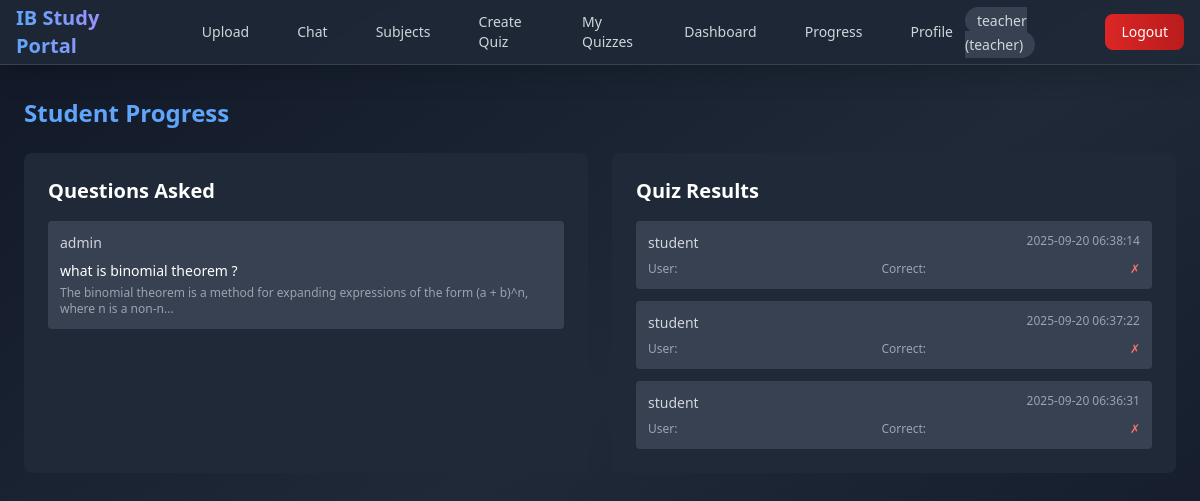
The app's page /progress (signed in), older data.
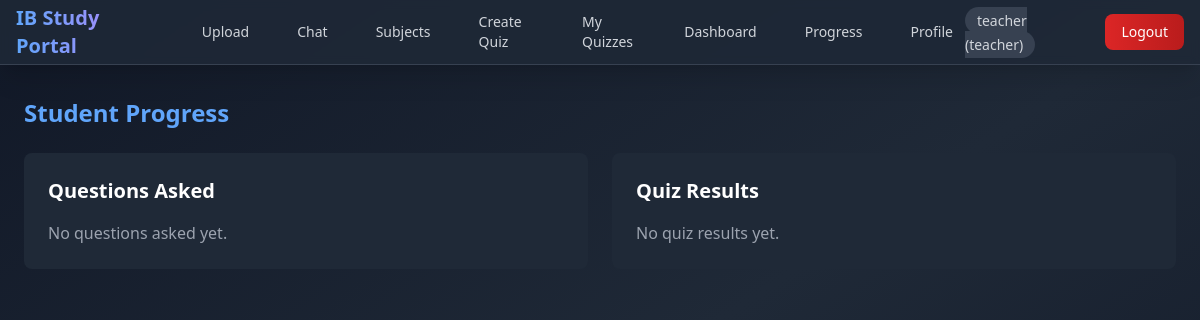
The same page, newer data.
### tables this page shows
CREATE TABLE qa_logs (id INTEGER PRIMARY KEY AUTOINCREMENT,user_id INTEGER,question TEXT NOT NULL,answer TEXT NOT NULL,timestamp TIMESTAMP DEFAULT CURRENT_TIMESTAMP,FOREIGN KEY (user_id) REFERENCES users (id));

CREATE TABLE users (id INTEGER PRIMARY KEY AUTOINCREMENT,username TEXT UNIQUE NOT NULL,password_hash TEXT NOT NULL,role TEXT NOT NULL DEFAULT 'student');

CREATE TABLE quiz_results (id INTEGER PRIMARY KEY AUTOINCREMENT,user_id INTEGER,quiz_id INTEGER,score REAL NOT NULL,answers TEXT NOT NULL,time TIMESTAMP DEFAULT CURRENT_TIMESTAMP,FOREIGN KEY (user_id) REFERENCES users (id),FOREIGN KEY (quiz_id) REFERENCES quizzes (id));

### auth.py (the view)
	def wrapper(*args,**kwargs):
		if 'user_id' not in session:
			flash('You need to login first','error')
			return redirect(url_for('login'))
		return f(*args,**kwargs)

### app.py (called while the page is built)
@app.route('/progress')
@login_required
def progress():
	user=get_current_user()
	if user['role'] in ['admin','teacher']:
		qa_logs,quiz_results=get_qa_logs(),get_quiz_results()
	else:
		qa_logs,quiz_results=get_qa_logs(user['id']),get_quiz_results(user['id'])
	return render_template('progress.html',qa_logs=qa_logs,quiz_results=quiz_results)

### auth.py (called while the page is built)
def login_required(f):
	def wrapper(*args,**kwargs):
		if 'user_id' not in session:
			flash('You need to login first','error')
			return redirect(url_for('login'))
		return f(*args,**kwargs)
	wrapper.__name__=f.__name__
	return wrapper

def get_current_user():
	user_id,username,role=session.get('user_id'),session.get('username'),session.get('role')
	return {'id':user_id,'username':username,'role':role}

### db.py (called while the page is built)
def get_db_connection():return sqlite3.connect(DATABASE)

def get_qa_logs(user_id=None):
	conn=get_db_connection()
	cursor=conn.cursor()
	if user_id:
		cursor.execute('''SELECT qa.question, qa.answer, qa.timestamp, u.username FROM qa_logs qa JOIN users u ON qa.user_id = u.id WHERE qa.user_id = ? ORDER BY qa.timestamp DESC''',(user_id,))
	else:
		cursor.execute('''SELECT qa.question, qa.answer, qa.timestamp, u.username FROM qa_logs qa JOIN users u ON qa.user_id = u.id ORDER BY qa.timestamp DESC''')
	logs=[{'question':row[0],'answer':row[1],'timestamp':row[2],'username':row[3]} for row in cursor.fetchall()]
	conn.close()
	return logs

def get_quiz_results(user_id=None):
	conn=get_db_connection()
	cursor=conn.cursor()
	if user_id:
		cursor.execute('''SELECT qr.score, qr.time, qr.answers, u.username, q.title FROM quiz_results qr JOIN users u ON qr.user_id = u.id JOIN quizzes q ON qr.quiz_id = q.id WHERE qr.user_id = ? ORDER BY qr.time DESC''',(user_id,))
	else:
		cursor.execute('''SELECT qr.score, qr.time, qr.answers, u.username, q.title FROM quiz_results qr JOIN users u ON qr.user_id = u.id JOIN quizzes q ON qr.quiz_id = q.id ORDER BY qr.time DESC''')
	results=[{'score':row[0],'time':row[1],'answers':json.loads(row[2]),'username':row[3],'quiz_title':row[4]} for row in cursor.fetchall()]
	conn.close()
	return results

### templates/progress.html (shortened to what this page needs)
{% extends "base.html" %}
{% block content %}
<div class="max-w-6xl mx-auto">
    <h1 class="text-2xl font-bold mb-6 text-blue-400">Student Progress</h1>
    <div class="grid grid-cols-1 lg:grid-cols-2 gap-6">
        <div class="bg-gray-800 rounded-lg p-6">
            <h2 class="text-xl font-semibold mb-4 text-white">Questions Asked</h2>
            {% if qa_logs %}
                <div class="space-y-3 max-h-96 overflow-y-auto">
                    {% for log in qa_logs %}
                        <div class="bg-gray-700 rounded p-3">
                            <div class="flex justify-between items-start mb-2">
                                <span class="text-sm text-gray-300">{{ log.username }}</span>
                            </div>
                            <p class="text-white text-sm mb-1">{{ log.question }}</p>
                            <p class="text-gray-400 text-xs">{{ log.answer[:100] }}{% if log.answer|length > 100 %}...{% endif %}</p>
                        </div>
                    {% endfor %}
                </div>
            {% else %}
                <p class="text-gray-400">No questions asked yet.</p>
            {% endif %}
        </div>
        <div class="bg-gray-800 rounded-lg p-6">
            <h2 class="text-xl font-semibold mb-4 text-white">Quiz Results</h2>
            {% if quiz_results %}
                <div class="space-y-3 max-h-96 overflow-y-auto">
                    {% for result in quiz_results %}
                        <div class="bg-gray-700 rounded p-3">
                            <div class="flex justify-between items-start mb-2">
                                <span class="text-sm text-gray-300">{{ result.username }}</span>
                                <span class="text-xs text-gray-400">{{ result.time }}</span>
                            </div>
                            <div class="flex justify-between items-center">
                                <span class="text-xs text-gray-400">User: {{ result.user_answer }}</span>
                                <span class="text-xs text-gray-400">Correct: {{ result.correct_answer }}</span>
                                {% if result.is_correct %}
                                    <span class="text-green-400 text-xs">✓</span>
                                {% else %}
                                    <span class="text-red-400 text-xs">✗</span>
                                {% endif %}
                            </div>
                        </div>
                    {% endfor %}
                </div>
            {% else %}
                <p class="text-gray-400">No quiz results yet.</p>
            {% endif %}
        </div>
    </div>
</div>
{% endblock %}

### templates/base.html (shortened to what this page needs)
<!DOCTYPE html>
<html lang="en" class="dark">
<head>
    <script src="https://cdn.tailwindcss.com"></script>
</head>
<body class="bg-gradient-to-br from-gray-900 via-gray-800 to-gray-900 text-white min-h-screen">
    <nav class="bg-gray-800/90 backdrop-blur-sm shadow-xl border-b border-gray-700">
        <div class="max-w-7xl mx-auto px-4">
            <div class="flex justify-between items-center h-16">
                <div class="flex items-center space-x-8">
                    <h1 class="text-xl font-bold bg-gradient-to-r from-blue-400 to-purple-400 bg-clip-text text-transparent">IB Study Portal</h1>
                    {% if session.user_id %}
                        <div class="hidden md:flex items-center space-x-6">
                            {% if session.role != 'student' %}
                                <a href="{{ url_for('upload') }}" class="text-gray-300 hover:text-white px-3 py-2 rounded-lg text-sm font-medium transition-colors hover:bg-gray-700">Upload</a>
                            {% endif %}
                            <a href="{{ url_for('chat') }}" class="text-gray-300 hover:text-white px-3 py-2 rounded-lg text-sm font-medium transition-colors hover:bg-gray-700">Chat</a>
                            {% if session.role != 'admin' %}
                                <a href="{{ url_for('subjects') }}" class="text-gray-300 hover:text-white px-3 py-2 rounded-lg text-sm font-medium transition-colors hover:bg-gray-700">Subjects</a>
                            {% endif %}
                            {% if session.role == 'student' %}
                                <a href="{{ url_for('student_quizzes') }}" class="text-gray-300 hover:text-white px-3 py-2 rounded-lg text-sm font-medium transition-colors hover:bg-gray-700">My Quizzes</a>
                            {% elif session.role == 'teacher' %}
                                <a href="{{ url_for('create_quiz_route') }}" class="text-gray-300 hover:text-white px-3 py-2 rounded-lg text-sm font-medium transition-colors hover:bg-gray-700">Create Quiz</a>
                                <a href="{{ url_for('my_quizzes') }}" class="text-gray-300 hover:text-white px-3 py-2 rounded-lg text-sm font-medium transition-colors hover:bg-gray-700">My Quizzes</a>
                            {% endif %}
                            {% if session.role in ['admin', 'teacher'] %}
                                <a href="{{ url_for('dashboard') }}" class="text-gray-300 hover:text-white px-3 py-2 rounded-lg text-sm font-medium transition-colors hover:bg-gray-700">Dashboard</a>
                            {% endif %}
                            {% if session.role in ['admin', 'teacher'] %}
                                <a href="{{ url_for('progress') }}" class="text-gray-300 hover:text-white px-3 py-2 rounded-lg text-sm font-medium transition-colors hover:bg-gray-700">Progress</a>
                            {% endif %}
                            <a href="{{ url_for('profile') }}" class="text-gray-300 hover:text-white px-3 py-2 rounded-lg text-sm font-medium transition-colors hover:bg-gray-700">Profile</a>
                        </div>
                    {% endif %}
                </div>
                <div class="flex items-center space-x-4">
                    {% if session.user_id %}
                        <div class="hidden sm:block">
                            <span class="text-gray-300 text-sm bg-gray-700 px-3 py-1 rounded-full">{{ session.username }} ({{ session.role }})</span>
                        </div>
                        <a href="{{ url_for('logout') }}" class="bg-gradient-to-r from-red-600 to-red-700 hover:from-red-700 hover:to-red-800 text-white px-4 py-2 rounded-lg text-sm font-medium transition-all transform hover:scale-105">Logout</a>
                    {% else %}
                        <a href="{{ url_for('login') }}" class="bg-gradient-to-r from-blue-600 to-blue-700 hover:from-blue-700 hover:to-blue-800 text-white px-4 py-2 rounded-lg text-sm font-medium transition-all transform hover:scale-105">Login</a>
                    {% endif %}
                </div>
            </div>
        </div>
    </nav>
    <main class="max-w-7xl mx-auto px-4 py-8">
        {% block content %}{% endblock %}
    </main>
</body>
</html>

Row changes from the older to the newer data that the page shows:
removed qa_logs: username "admin", question "what is binomial theorem ?", answer "The binomial theorem is a method for expanding expressions of the form (a + b)^n, where n is a non-n"
removed quiz_results: username "student", time "2025-09-20 06:38:14"
removed quiz_results: username "student", time "2025-09-20 06:37:22"
removed quiz_results: username "student", time "2025-09-20 06:36:31"
Text that changed along with them:
text now shown: "No questions asked yet. No quiz results yet."
